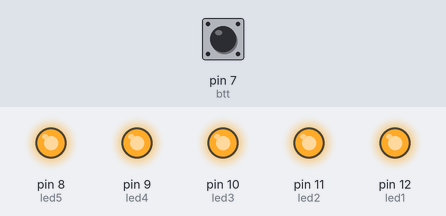
Simulated run of this sketch. Board: Arduino Uno, built with avr-gcc and run on an emulated ATmega328P. On the bench: output pins drawn as LEDs (lit = HIGH). Inputs (shaded band) come from the test bench; at power-on: pin 7 (btt) HIGH. Random numbers use the default seed unless the sketch sets one; what the sketch prints to the serial monitor is not drawn.

Above: at 1.2 s.
1.3 s: pin 7 (btt) pulled LOW for 0.15 s
At 2.3 s:
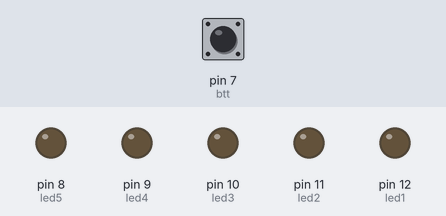
2.9 s: pin 7 (btt) pulled LOW for 1 s
At 3.5 s:
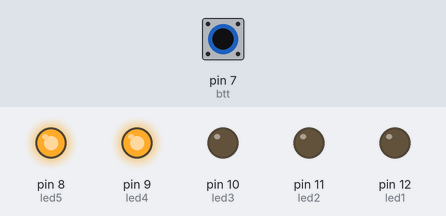
5.4 s: pin 7 (btt) pulled LOW for 0.15 s
At 6.6 s:
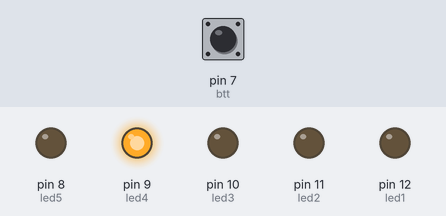
7.0 s: pin 7 (btt) pulled LOW for 3.2 s
At 7.9 s:
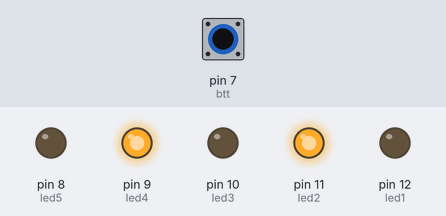
13.2 s: pin 7 (btt) pulled LOW for 0.15 s
At 13.8 s:
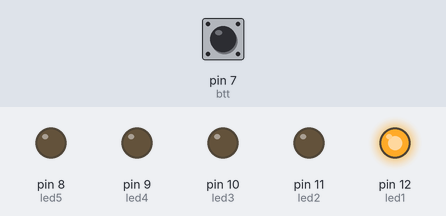
Timing chart, 0 to 15.8 s (numbered marks = the images above; inputs shaded):
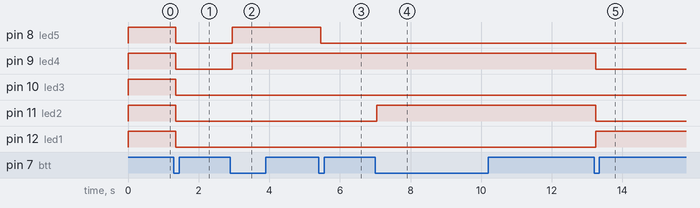

The sketch:

mestre.ino
```cpp
// C++ code
//
int led1 = 12, led2 = 11, led3 = 10,led4 = 9,led5 = 8;
int btt = 7;
int randValue;

int btt_state = LOW;
int last_state = LOW;

long LastDebounceTime = 0;
long DebounceDelay = 50;

long randNumb;

void setup()
{
  Serial.begin(9600);
  pinMode(led1, OUTPUT);
  pinMode(led2, OUTPUT);
  pinMode(led3, OUTPUT);
  pinMode(led4, OUTPUT);
  pinMode(led5, OUTPUT);
  pinMode(btt, INPUT_PULLUP);
  LedsLigados();
  randomSeed(analogRead(0));
}

void loop()
{
  int btt_read = !digitalRead(btt);

  if (btt_read != last_state){
  		LastDebounceTime = millis();
  }
  if ((millis()- LastDebounceTime) > DebounceDelay){
    if(btt_read != btt_state){
      btt_state = btt_read;
      if (btt_state){
        Serial.write('S');
       	randValue = valorGerado();
        gerarNumero(randValue, led5);
      }
    }
  }

  last_state = btt_read;
  verificar();
}

void LedsLigados (){
  for (int contador = 8; contador <= 12; contador++){
  	digitalWrite(contador, HIGH);
  }
}

void gerarNumero(byte randu, byte led) {
  for(int digit = 0; digit < 5; digit++){
  	digitalWrite(led+digit, (randu>>digit)&1);
  }
}

int valorGerado(){
	int randu = random(32);
  	return randu;
}

void verificar(){
	if (Serial.available() > 0){
        int inp = Serial.read();
        if (inp == randValue){
            Serial.write('Y');
          	LedsLigados();
        }
        if (inp != randValue){
          Serial.write('N');
        }
  	}
}
```

Measured:
- after the input at 1.3 s, pin 8 (led5), pin 9 (led4), pin 10 (led3), pin 11 (led2), pin 12 (led1): HIGH → LOW after 0.05 s
- after the input at 2.9 s, pin 8 (led5), pin 9 (led4): LOW → HIGH after 0.05 s
- after the input at 5.4 s, pin 8 (led5): HIGH → LOW after 0.05 s
- after the input at 7.0 s, pin 11 (led2): LOW → HIGH after 0.05 s
- after the input at 13.2 s, pin 9 (led4), pin 11 (led2): HIGH → LOW after 0.05 s; pin 12 (led1): LOW → HIGH after 0.05 s
